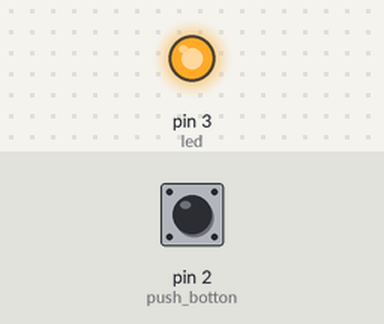
This sketch was run on a simulated Arduino Uno, built with avr-gcc and run on an emulated ATmega328P. Shown: output pins drawn as LEDs (lit = HIGH). Inputs (shaded band) come from the test bench; at power-on: pin 2 (push_botton) LOW. What the sketch prints to the serial monitor is not drawn.

Above: at 1.2 s.
1.3 s: pin 2 (push_botton) pulled HIGH for 0.15 s
At 1.37 s:
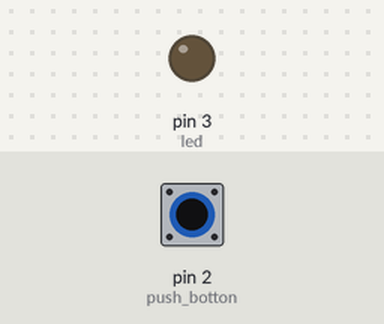
2.9 s: pin 2 (push_botton) pulled HIGH for 3.2 s
At 6.7 s:
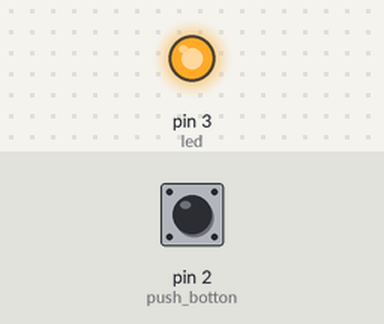
Timing chart, 0 to 8.2 s (numbered marks = the images above; inputs shaded):
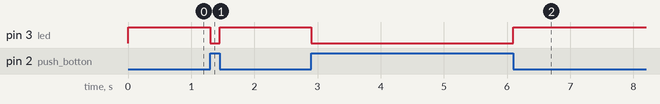

Measured:
- after the input at 1.3 s, pin 3 (led): HIGH → LOW at once, → HIGH 0.15 s later
- after the input at 2.9 s, pin 3 (led): HIGH → LOW at once, → HIGH 3.2 s later

The sketch:

Practica__2_-_Parte_1.ino
```cpp
/*
Fundacion Kinal
Centro Educativo Tecnico Laboral Kinal
Quinto Perito
Quinto Electronica
Codigo Tecnico: EB5AM
Curso: Taller de Electronica Digital y Reparacion de Computadoras I
Proyecto: Como leer un pin Digital
Dev: Almn. Aldo Misael Lezana Rodriguez
Fecha 12 de Abril
*/

#define push_botton 2
#define led 3

void setup()
{
  pinMode(push_botton, INPUT);
  pinMode(led, OUTPUT);
  Serial.begin(9600);
  Serial.println("lectura de un pulsador");
}

void loop()
{
  bool estado_boton=digitalRead(push_botton);
  if (estado_boton==HIGH)
  {
    digitalWrite(led,LOW);
  } else {
    digitalWrite(led,HIGH);
  }
}
```
